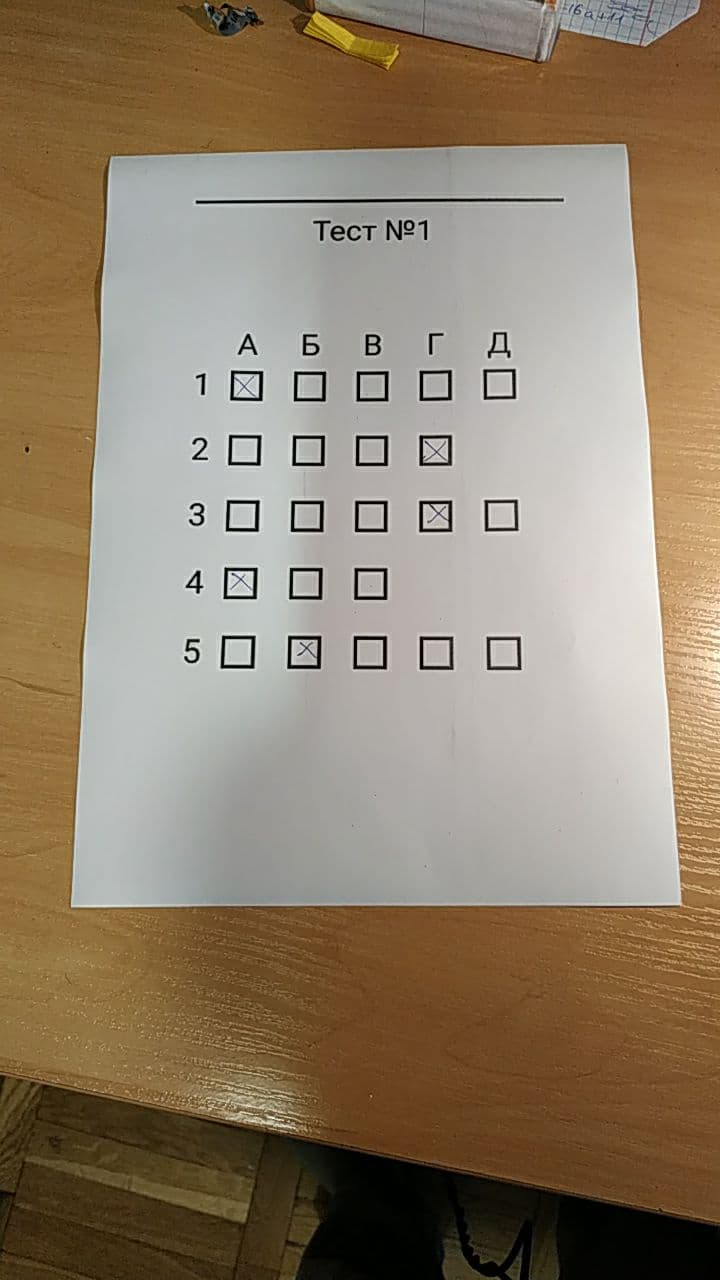
#> input picture recognize_photos/test2.jpg, 720 x 1280 px
$ python photo.py --image test2.jpg
#> lines starting #> are read from the running program, lines starting #| are printed output that depends on the picture; after the words box and inside, x2 and y2 are one past the last pixel; in counts of white or black regions, pixels touching at a corner belong together
# import the necessary packages
from imutils.perspective import four_point_transform
from imutils import contours
import numpy as np
import argparse
import imutils
import cv2


# construct the argument parse and parse the arguments
ap = argparse.ArgumentParser()
ap.add_argument("-i", "--image", required=True,
	help="path to the input image")
args = vars(ap.parse_args())
# define the answer key which maps the question number
# to the correct answer

# load the image, convert it to grayscale, blur it
# slightly, then find edges
image = cv2.imread(args["image"])
#> image is the input picture: shape (1280, 720, 3); mean B, G, R 107.1, 128.4, 144.4


if image.shape[0] > 1000:
    scale_percent = 1000.0 / image.shape[0]
#> scale_percent = 0.781
    width = int(image.shape[1] * scale_percent)
#> width = 562
    height = int(image.shape[0] * scale_percent)
#> height = 1000
    dim = (width, height)
#> dim = (562, 1000)
    image = cv2.resize(image, dim)
#> image: shape (1000, 562, 3)
blurred = cv2.GaussianBlur(image, (3, 3), 0)
gray = cv2.cvtColor(blurred, cv2.COLOR_BGR2GRAY)
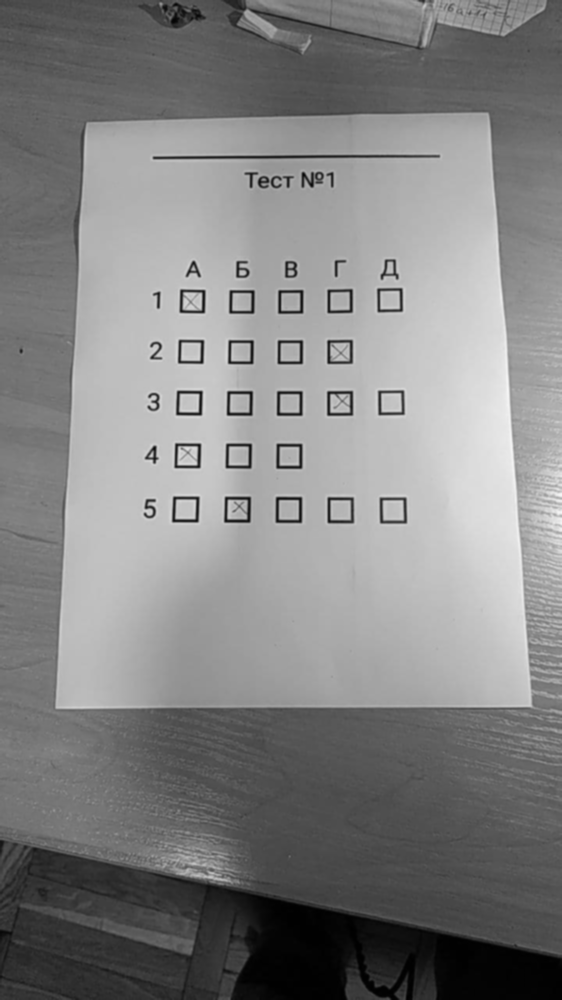
#> gray: shape (1000, 562); min 0, max 246, mean 130.7
cv2.imshow("gray", gray)
edged = cv2.Canny(gray, 75, 200)
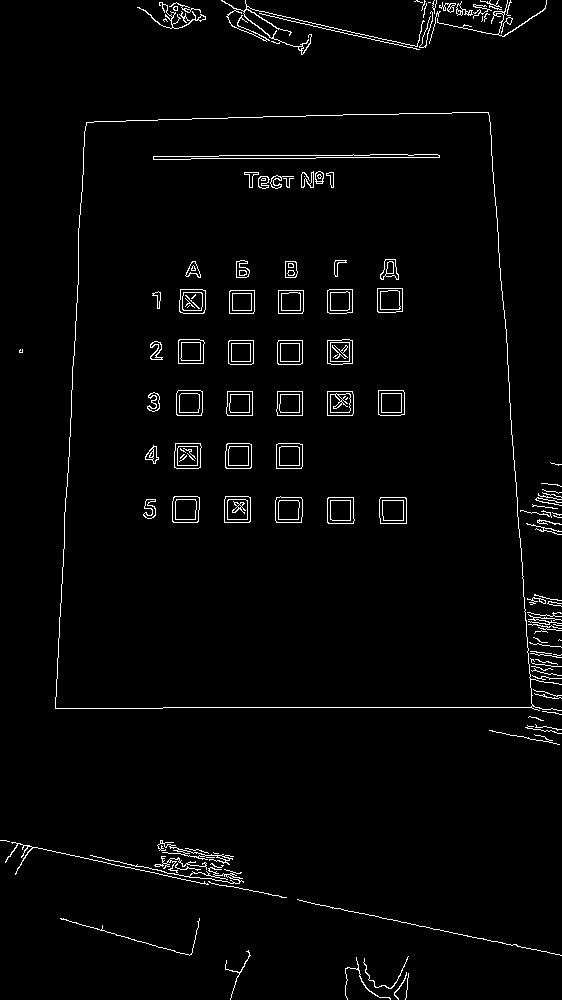
#> edged: shape (1000, 562); 2.4% white in thin lines or dots
cv2.imshow("Blured", edged)

#exit(0)

# find contours in the edge map, then initialize
# the contour that corresponds to the document
cnts = cv2.findContours(edged.copy(), cv2.RETR_EXTERNAL,
	cv2.CHAIN_APPROX_SIMPLE)
#> cnts = 79 contours, 64 with area under 20; largest, box (x1, y1, x2, y2) and area: (55, 112, 562, 711) 260105, (90, 855, 244, 884) 277, (157, 840, 234, 865) 150, (221, 0, 425, 55) 123, (137, 2, 206, 29) 84
cnts = imutils.grab_contours(cnts)
print(len(cnts))
#| 79
docCnt = None
# ensure that at least one contour was found
if len(cnts) > 0:
	# sort the contours according to their size in
	# descending order
	cnts = sorted(cnts, key=cv2.contourArea, reverse=True)
	# loop over the sorted contours
	for c in cnts:
		# approximate the contour
		peri = cv2.arcLength(c, True)
		approx = cv2.approxPolyDP(c, 0.02 * peri, True)
		# if our approximated contour has four points,
		# then we can assume we have found the paper
		if len(approx) == 4:
			print("find")
			docCnt = approx
			break
#> this loop made 1 pass
#> (peri, docCnt) on pass 1: (2245.8, [[488, 112], [86, 122], [55, 708], [561, 710]])
#| find


# apply a four point perspective transform to both the
# original image and grayscale image to obtain a top-down
# birds eye view of the paper
paper = four_point_transform(image, docCnt.reshape(4, 2))
warped = four_point_transform(gray, docCnt.reshape(4, 2))
cv2.imshow("WWWW", warped)
# apply Otsu's thresholding method to binarize the warped
# piece of paper
thresh = cv2.threshold(warped, 0, 255,
	cv2.THRESH_OTSU | cv2.THRESH_BINARY_INV)[1]
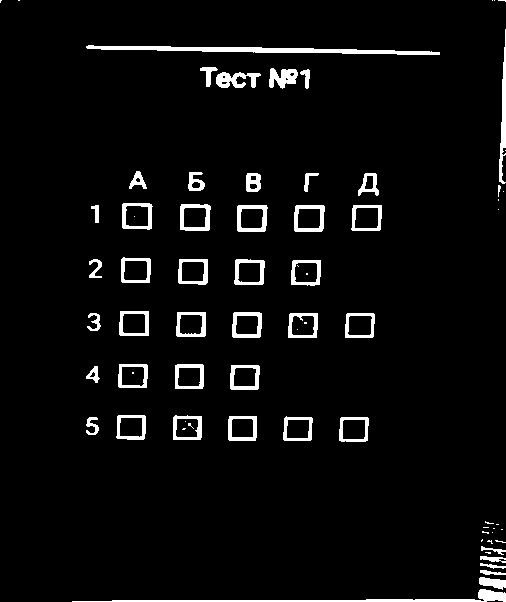
#> thresh: shape (602, 506); 4.6% white; 74 white regions (29 under 20 px)

#cv2.imshow("paper", paper)
#cv2.imshow("warped", warped)
cv2.imshow("thresh", thresh)
# find contours in the thresholded image, then initialize
# the list of contours that correspond to questions
cnts = cv2.findContours(thresh.copy(), cv2.RETR_EXTERNAL,
	cv2.CHAIN_APPROX_SIMPLE)
#> cnts = 65 contours, 21 with area under 20; largest, box (x1, y1, x2, y2) and area: (86, 45, 440, 55) 1188, (294, 205, 325, 232) 750, (237, 205, 268, 232) 749, (180, 204, 211, 231) 746, (122, 203, 153, 230) 726
cnts = imutils.grab_contours(cnts)

print(len(cnts))
#| 65

#cv2.waitKey(0)
#exit(0)

questionCnts = []
# loop over the contours
for c in cnts:
	# compute the bounding box of the contour, then use the
	# bounding box to derive the aspect ratio
	(x, y, w, h) = cv2.boundingRect(c)
	s = cv2.contourArea(c) / (w * h)
	ar = w / float(h)
	# in order to label the contour as a question, region
	# should be sufficiently wide, sufficiently tall, and
	# have an aspect ratio approximately equal to 1
	#if w >= 20 and h >= 20 and ar >= 0.9 and ar <= 1.1:
	peri = cv2.arcLength(c, True)
	approx = cv2.approxPolyDP(c, 0.02 * peri, True)
	if w * h >= 100 and ar >= 0.7 and ar <= 1.3 and s >= 0.8 and s <= 1.2:
		questionCnts.append(c)
#> this loop made 65 passes
#> (x, y, w, h, s, ar, peri, approx) on passes 1, 10, 13, 14, 15, 16, 18: (72, 589, 434, 13, 0.127, 33.38, 901.1, [[505, 593], [72, 601]]), (481, 539, 2, 3, 0.167, 0.667, 4.83, [[482, 539], [481, 540], [481, 541], [482, 540]]), (501, 529, 2, 1, 0, 2, 2, [[501, 529], [502, 529]]), (493, 528, 2, 1, 0, 2, 2, [[493, 528], [494, 528]]), (483, 527, 6, 1, 0, 6, 10, [[483, 527], [488, 527]]), (496, 524, 3, 1, 0, 3, 4, [[496, 524], [498, 524]]), (339, 417, 30, 25, 0.885, 1.2, 103.3, [[340, 418], [339, 440], [367, 440], [367, 417]])
#> (x, y, w, h, s, ar, peri) on passes 2 to 7: (479, 577, 27, 13, 0.541, 2.08, 70.97), (480, 570, 26, 5, 0.388, 5.2, 56.73), (480, 563, 26, 6, 0.266, 4.33, 57.56), (480, 556, 26, 7, 0.376, 3.71, 75.21), (485, 552, 6, 2, 0.208, 3, 11.41), (481, 546, 25, 9, 0.196, 2.78, 65.8)
#> after the loop, questionCnts = 23 contours; largest, box (x1, y1, x2, y2) and area: (294, 205, 325, 232) 750, (237, 205, 268, 232) 749, (180, 204, 211, 231) 746, (122, 203, 153, 230) 726, (351, 205, 382, 231) 712
# sort the question contours top-to-bottom, then initialize
# the total number of correct answers
questionCnts = contours.sort_contours(questionCnts,
	method="top-to-bottom")[0]
correct = 0
# each question has 5 possible answers, to loop over the
# question in batches of 5

print(len(questionCnts))
#| 23
for c in questionCnts:
    color = (0, 0, 255)
    cv2.drawContours(paper, [c], -1, color, 3)
#> this loop made 23 passes
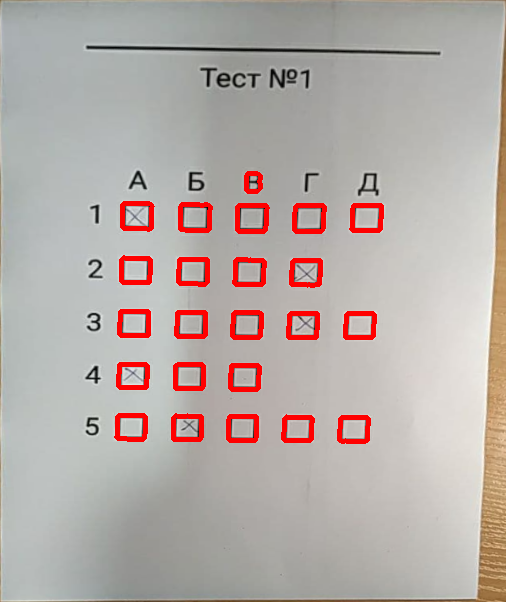
#> paper: shape (602, 506, 3); mean B, G, R 167.5, 171.7, 182.3
cv2.imshow("Final", paper)

cv2.waitKey(0)

check = np.zeros(thresh.shape, dtype="uint8")
sizes = [5, 4, 5, 3, 5]
ANSWER_KEY = {0: 1, 1: 3, 2: 0, 3: 2, 4: 1}
lastUnusedQuestion = 0
for (q, size) in enumerate(sizes):
	print(q)
	print("start")
	# sort the contours for the current question from
	# left to right, then initialize the index of the
	# bubbled answer
	cnts = contours.sort_contours(questionCnts[lastUnusedQuestion:lastUnusedQuestion + size])[0]
	lastUnusedQuestion += size
	bubbled = None
	# loop over the sorted contours
	for (j, c) in enumerate(cnts):
		# construct a mask that reveals only the current
		# "bubble" for the question
		mask = np.zeros(thresh.shape, dtype="uint8")
		cv2.drawContours(mask, [c], -1, 255, -1)
		cv2.drawContours(check, [c], -1, 255, -1)
		# apply the mask to the thresholded image, then
		# count the number of non-zero pixels in the
		# bubble area
		mask = cv2.bitwise_and(thresh, thresh, mask=mask)
		total = cv2.countNonZero(mask)
		# if the current total has a larger number of total
		# non-zero pixels, then we are examining the currently
		# bubbled-in answer
		print(total)
		if bubbled is None or total > bubbled[0]:
			bubbled = (total, j)
	# initialize the contour color and the index of the
	# *correct* answer
	color = (0, 0, 255)
	k = ANSWER_KEY[q]
	print("max", bubbled[1])
	# check to see if the bubbled answer is correct
	if k == bubbled[1]:
		color = (0, 255, 0)
		correct += 1
	# draw the outline of the correct answer on the test
	cv2.drawContours(paper, [cnts[k]], -1, color, 3)
#> check: shape (602, 506); 5.2% white; 22 white regions, largest, box (x1, y1, x2, y2) and area: (237, 205, 268, 232) 803, (294, 205, 325, 232) 803, (180, 204, 211, 231) 800
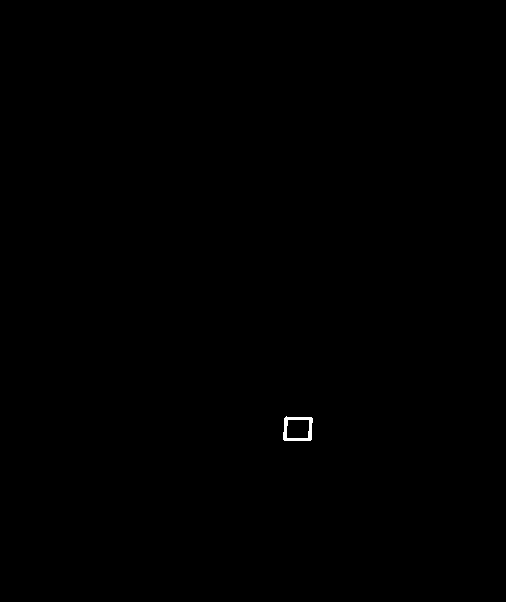
#> mask: shape (602, 506); 0.1% white; 1 white region, box (x1, y1, x2, y2) and area: (283, 416, 313, 441) 301
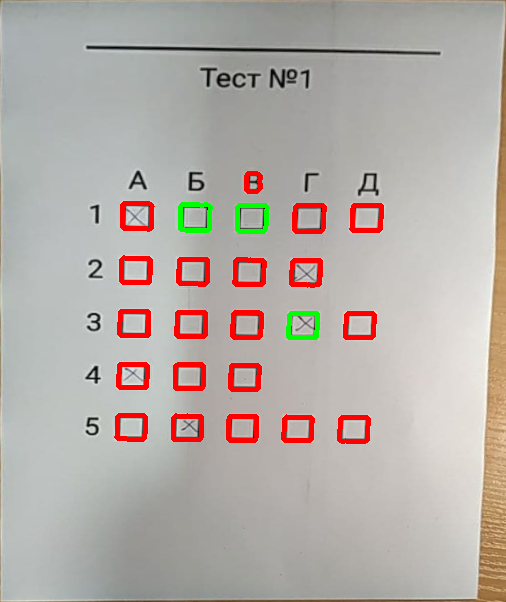
#> paper: shape (602, 506, 3); 0.51% of pixels changed, all inside (x1, y1, x2, y2) = (178, 202, 320, 340)
#> after the loop, correct = 3; lastUnusedQuestion = 22

cv2.imshow("mask", check)

# grab the test taker
score = (correct / 5.0) * 100
#> score = 60
print("[INFO] score: {:.2f}%".format(score))
#| [INFO] score: 60.00%
cv2.putText(paper, "{:.2f}%".format(score), (10, 30),
	cv2.FONT_HERSHEY_SIMPLEX, 0.9, (0, 0, 255), 2)
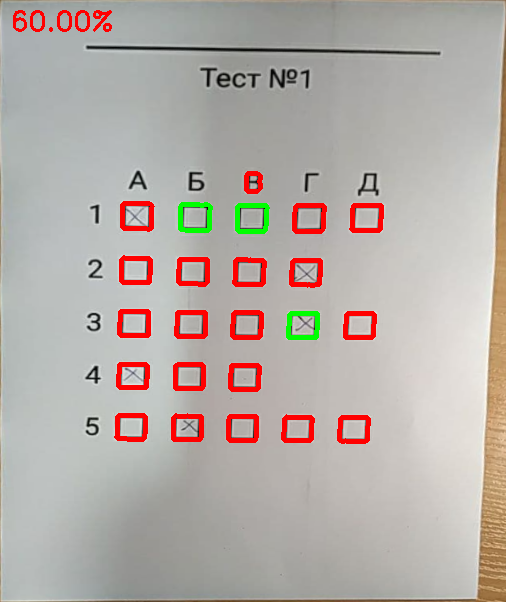
#> paper: shape (602, 506, 3); 0.28% of pixels changed, all inside (x1, y1, x2, y2) = (13, 10, 112, 32)
cv2.imshow("Original", image)
cv2.imshow("Exam", paper)
cv2.waitKey(0)
